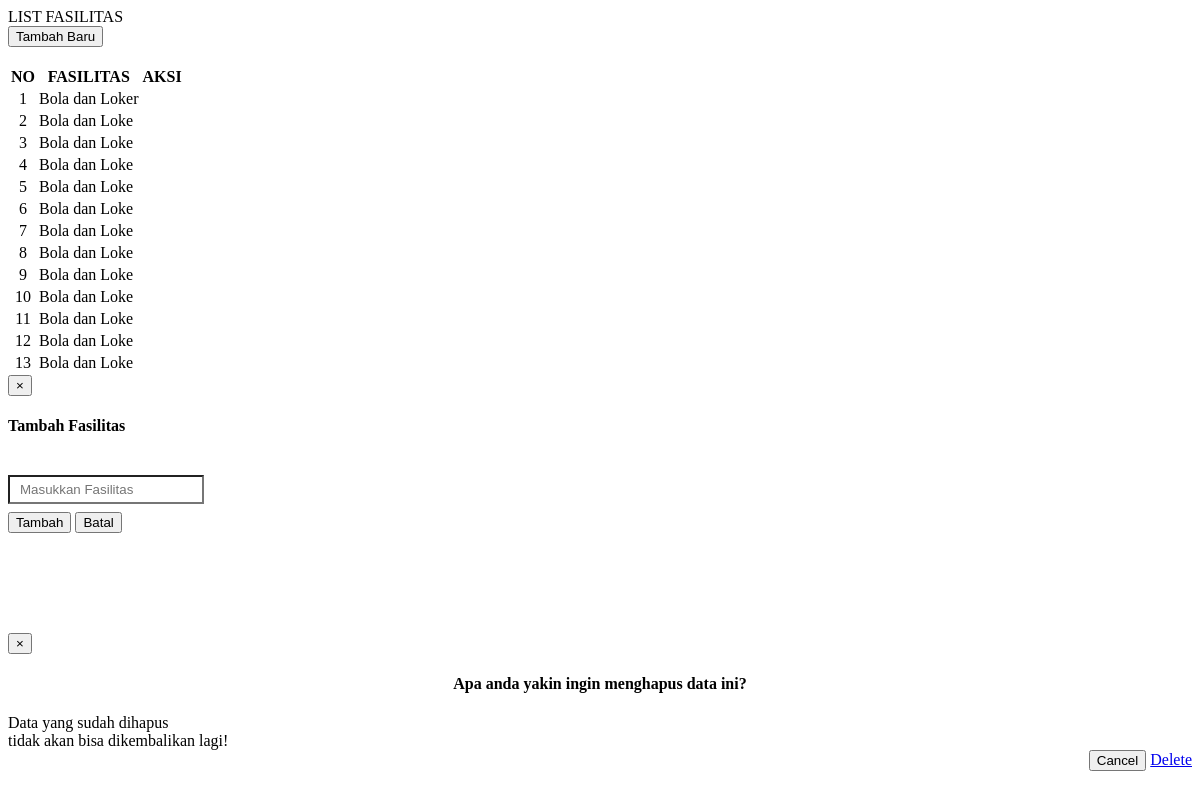
Screenshot of /page/admin-master/fasilitas/list-fasilitas.php with the database file from the repository.
### tables this page shows
CREATE TABLE `fasilitas` (
  `id_fasilitas` int(11) NOT NULL,
  `nama_fasilitas` varchar(20) NOT NULL
);

### page/admin-master/fasilitas/list-fasilitas.php (the view, shortened to what this page needs)
<?php
include('koneksi.php');
?>
<?php
$select_fasilitas = mysqli_query($koneksi,"SELECT * FROM fasilitas");
?>
<div class="list-jenis">
	<div class="row">
	 <div class="col-sm-12">
	  <section class="panel panel-default">
		<header class="panel-heading">LIST FASILITAS</header>
		<div class="panel-body">
		 <nav>
			<button type="button" data-target="#ModalAdd" data-toggle="modal" class="btn btn-primary">
			 Tambah Baru <i class="fa fa-plus"></i>
			</button>
		 </nav>
		 <br>
		  <table class="table table-bordered" id="example" style="text-align: center;">
			<thead>
			 <tr>
			  <th>
			   NO
			  </th>
			  <th>
			   FASILITAS
			  </th>
			  <th>
			   AKSI
			  </th>
			 </tr>
			</thead>
			<tbody>
			<?php
			$no = 1;
			while($row_fasilitas = mysqli_fetch_array($select_fasilitas)){
			  echo '<tr>';
			  echo '<td>'.$no++.'</td>';
			  echo '<td style="text-align: left !important;">'.$row_fasilitas['nama_fasilitas'].'</td>';
			  echo "<td><a href='?hal=admin-master/fasilitas/edit-fasilitas&id=".$row_fasilitas['id_fasilitas']."' class='btn btn-warning' role='button'><i class='glyphicon glyphicon-pencil'></i></a>
                        <a href='#modal_delete' data-id='".$row_fasilitas['id_fasilitas']."' data-toggle='modal' class='btn btn-danger buang' role='button'><i class='glyphicon glyphicon-trash'></i></a>
					</td>";
			  echo '</tr>';
			 }
			?>
			</tbody>
			</table>
		</div>
	  </section>
	 </div>
	</div>
</div>
		<div id="ModalAdd" class="modal fade" tabindex="-1" role="dialog">
			<div class="modal-dialog">
				<div class="modal-content">
					<div class="modal-header">
						<button type="button" class="close" data-dismiss="modal" aria-label="Close"><span aria-hidden="true">&times;</span></button>
						<h4 class="modal-title">Tambah Fasilitas</h4>
					</div>
					<div class="modal-body">
						<form action="" name="modal_popup" method="post">
							<br>
							<input name="fasilitas" type="text" class="form-control" placeholder="Masukkan Fasilitas" required />
							<br>
							<div class="modal-footer">
								<button class="btn btn-default" name="daftar" type="submit">
									Tambah
								</button>
								<button type="reset" class="btn btn-danger"  data-dismiss="modal" aria-hidden="true">
									Batal
								</button>
							</div>
						</form>
					</div>
				</div>
			</div>
		</div>
		<div class="modal fade" id="modal_delete">
			<div class="modal-dialog">
				<div class="modal-content" style="margin-top:100px;">
					<div class="modal-header">
						<button type="button" class="close" data-dismiss="modal" aria-hidden="true">&times;</button>
						<h4 class="modal-title" style="text-align:center;">Apa anda yakin ingin menghapus data ini?</h4>
					</div>
                    <div class="modal-body">
					  <div class="alert alert-warning">Data yang sudah dihapus
					  <br> tidak akan bisa dikembalikan lagi!</div>
					</div>
					<div class="modal-footer" style="margin:0px; border-top:0px; text-align:right;">
						<button type="button" class="btn btn-default" data-dismiss="modal">Cancel</button>
						<a href="#" role="button" class="btn btn-danger" id="delete_link">Delete</a>
					</div>
				</div>
			</div>
		</div>

### page/admin-master/fasilitas/list-fasilitas.php (style rules this page uses)
input[type=text] { background-color: white; padding: 5px 5px 5px 10px; margin-bottom: 8px; }

### rows the page displays
fasilitas: nama_fasilitas "Bola dan Loker"
fasilitas: nama_fasilitas "Bola dan Loke"
fasilitas: nama_fasilitas "Bola dan Loke"
fasilitas: nama_fasilitas "Bola dan Loke"
fasilitas: nama_fasilitas "Bola dan Loke"
fasilitas: nama_fasilitas "Bola dan Loke"
fasilitas: nama_fasilitas "Bola dan Loke"
fasilitas: nama_fasilitas "Bola dan Loke"
fasilitas: nama_fasilitas "Bola dan Loke"
fasilitas: nama_fasilitas "Bola dan Loke"
fasilitas: nama_fasilitas "Bola dan Loke"
fasilitas: nama_fasilitas "Bola dan Loke"
fasilitas: nama_fasilitas "Bola dan Loke"
